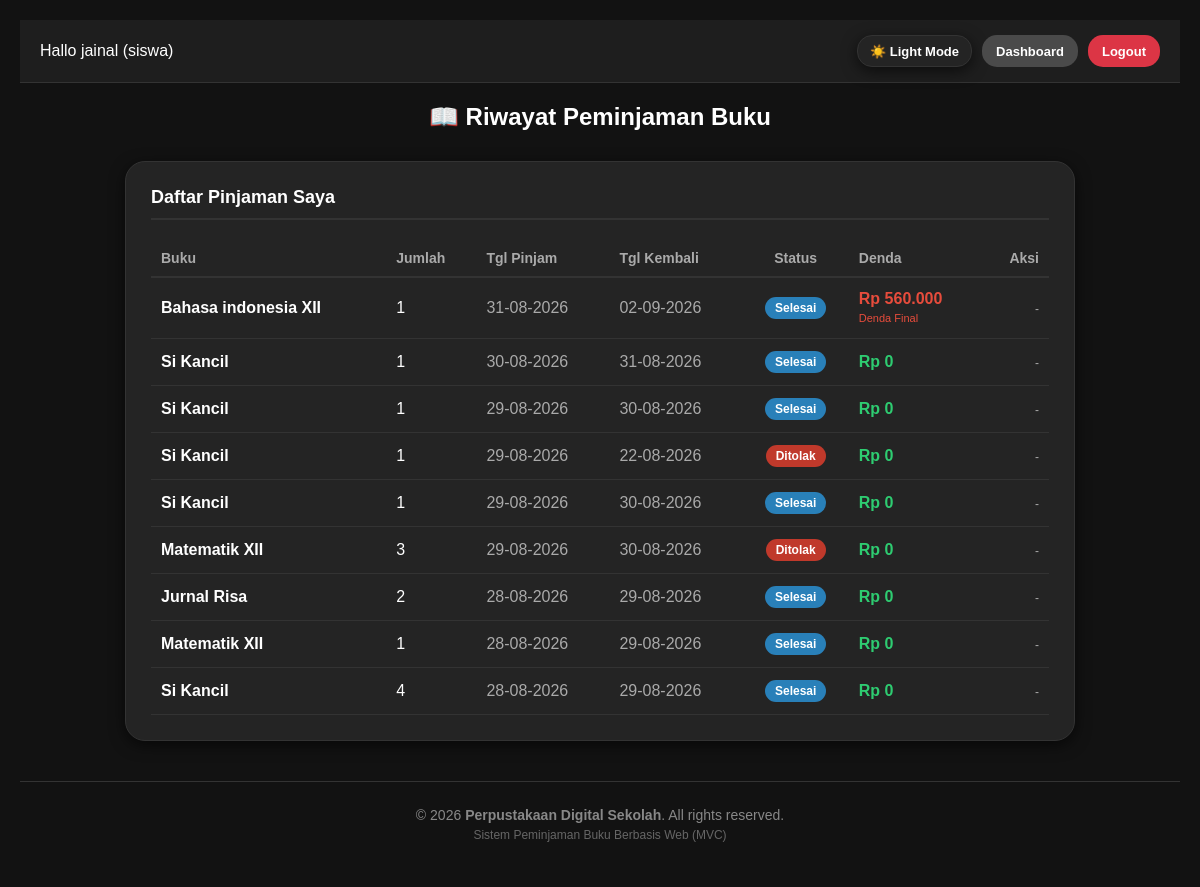
/index.php?page=siswa&action=riwayat (signed in), run on the app's committed database.
### tables this page shows
CREATE TABLE `peminjaman` (
  `id_pinjam` int(11) NOT NULL,
  `id_user` int(11) NOT NULL,
  `id_buku` int(11) NOT NULL,
  `jumlah` int(11) NOT NULL DEFAULT 1,
  `tgl_pinjam` date NOT NULL,
  `tanggal_kembali_rencana` date DEFAULT NULL,
  `tanggal_dikembalikan` date DEFAULT NULL,
  `tgl_kembali` date NOT NULL,
  `status` enum('menunggu','dipinjam','selesai','ditolak') DEFAULT 'menunggu',
  `denda` int(11) DEFAULT 0
);

CREATE TABLE `buku` (
  `id_buku` int(11) NOT NULL,
  `nama_buku` varchar(150) NOT NULL,
  `id_kategori` int(11) NOT NULL,
  `stok` int(11) NOT NULL DEFAULT 0,
  `gambar` varchar(255) DEFAULT NULL
);

### controllers/SiswaController.php (called while the page is built, shortened)
<?php
require_once 'models/PinjamModel.php';
class SiswaController {
    private $pinjamModel;
    public function __construct() {
        $database = new Database();
        $this->db = $database->getConnection();
        $this->pinjamModel = new PinjamModel($this->db);
    }
    public function riwayat() {
        $id_user = $_SESSION['user']['id_user'];
        $riwayatList = $this->pinjamModel->getPinjamanByUserId($id_user);
        require_once 'views/siswa/riwayat.php';
    }
}

### config/Database.php (called while the page is built, shortened)
<?php
class Database {
    private $host = "localhost";
    private $user = "root";
    private $pass = "";
    private $dbname = "db_pembuku";
    public function getConnection() {
        $this->conn = null;
        try {
            $this->conn = new PDO("mysql:host=" . $this->host . ";dbname=" . $this->dbname, $this->user, $this->pass);
            $this->conn->setAttribute(PDO::ATTR_ERRMODE, PDO::ERRMODE_EXCEPTION);
        } catch(PDOException $exception) {
            echo "Connection error: " . $exception->getMessage();
        }
        return $this->conn;
    }
}

### models/PinjamModel.php (called while the page is built, shortened)
<?php
class PinjamModel {
    private $conn;
    private $table = 'peminjaman';
    public function __construct($db) {
        $this->conn = $db;
    }
    public function getPinjamanByUserId($id_user) {
    $query = "SELECT p.*, b.nama_buku
              FROM " . $this->table . " p
              JOIN buku b ON p.id_buku = b.id_buku
              WHERE p.id_user = :id_user
              ORDER BY p.id_pinjam DESC";
    $stmt = $this->conn->prepare($query);
    $stmt->bindParam(':id_user', $id_user);
    $stmt->execute();
    return $stmt->fetchAll(PDO::FETCH_ASSOC);
}
}

### views/siswa/riwayat.php (the view, shortened to what this page needs)
<?php include 'views/layout/header.php'; ?>
<div class="header-bar">
    <div style="color: var(--text-main); font-weight: 500;">Hallo <?= htmlspecialchars($_SESSION['user']['nama']); ?> (siswa)</div>
    <div style="display: flex; align-items: center; gap: 10px;">
        <button id="themeToggle" class="theme-toggle-btn" onclick="toggleTheme()">🌙 Dark Mode</button>
        <a href="index.php?page=siswa&action=dashboard" class="btn btn-blue" style="height: 32px; box-sizing: border-box;">Dashboard</a>
        <a href="index.php?page=logout" class="btn btn-red" style="height: 32px; box-sizing: border-box;">Logout</a>
    </div>
</div>
<h2 style="text-align:center; margin-bottom: 30px; color: var(--text-main);">📖 Riwayat Peminjaman Buku</h2>
<div class="card" style="max-width: 950px; margin: 0 auto;">
    <div style="margin-bottom: 20px; border-bottom: 2px solid var(--border-color); padding-bottom: 10px;">
        <h3 style="margin: 0; font-size: 18px; color: var(--text-main);">Daftar Pinjaman Saya</h3>
    </div>
    <div class="table-container">
        <table style="width: 100%; border-collapse: collapse;">
            <thead>
                <tr style="color: var(--table-header-color); font-size: 14px; text-align: left; border-bottom: 2px solid var(--border-color);">
                    <th style="padding: 10px;">Buku</th>
                    <th style="padding: 10px;">Jumlah</th>
                    <th style="padding: 10px;">Tgl Pinjam</th>
                    <th style="padding: 10px;">Tgl Kembali</th>
                    <th style="padding: 10px; text-align: center;">Status</th>
                    <th style="padding: 10px;">Denda</th>
                    <th style="padding: 10px; text-align: right;">Aksi</th>
                </tr>
            </thead>
            <tbody>
                <?php if (!empty($riwayatList)): ?>
                    <?php foreach ($riwayatList as $r): ?>
                    <?php
                        $denda_tampil = 0;
                        $ket_denda = '';
                        if ($r['status'] === 'dipinjam' && !empty($r['tgl_kembali'])) {
                            $tgl_kembali = new DateTime($r['tgl_kembali']);
                            $tgl_sekarang = new DateTime(date('Y-m-d'));
                            if ($tgl_sekarang > $tgl_kembali) {
                                $selisih = $tgl_sekarang->diff($tgl_kembali);
                                $hari_terlambat = $selisih->days;
                                $denda_tampil = $hari_terlambat * 10000;
                                $ket_denda = 'Terlambat ' . $hari_terlambat . ' hari';
                            }
                        } else {
                            $denda_tampil = $r['denda'] ?? 0;
                            if ($denda_tampil > 0) {
                                $ket_denda = 'Denda Final';
                            }
                        }
                    ?>
                    <tr style="border-bottom: 1px solid var(--table-border);">
                        <td style="padding: 12px 10px; font-weight: bold; color: var(--text-main);"><?= htmlspecialchars($r['nama_buku']); ?></td>
                        <td style="padding: 12px 10px; color: var(--text-main);"><?= $r['jumlah']; ?></td>
                        <td style="padding: 12px 10px; color: var(--text-muted);"><?= !empty($r['tgl_pinjam']) ? date('d-m-Y', strtotime($r['tgl_pinjam'])) : '-'; ?></td>
                        <td style="padding: 12px 10px; color: var(--text-muted);"><?= !empty($r['tgl_kembali']) ? date('d-m-Y', strtotime($r['tgl_kembali'])) : '-'; ?></td>
                        <td style="padding: 12px 10px; text-align: center;">
                            <span class="status-badge status-<?= strtolower($r['status']); ?>">
                                <?= htmlspecialchars($r['status']); ?>
                            </span>
                        </td>
                        <td style="padding: 12px 10px;">
                            <?php if ($denda_tampil > 0): ?>
                                <span style="color: #e74c3c; font-weight: bold;">
                                    Rp <?= number_format($denda_tampil, 0, ',', '.'); ?>
                                </span>
                                <?php if ($ket_denda): ?>
                                    <br><small style="color: #e74c3c; font-size: 11px;"><?= $ket_denda; ?></small>
                                <?php endif; ?>
                            <?php else: ?>
                                <span style="color: #2ecc71; font-weight: bold;">Rp 0</span>
                            <?php endif; ?>
                        </td>
                        <td style="padding: 12px 10px; text-align: right;">
                            <?php if ($r['status'] === 'dipinjam'): ?>
                                <a href="index.php?page=siswa&action=kembalikanBuku&id=<?= $r['id_pinjam']; ?>"
                                   class="btn-return"
                                   onclick="return confirm('Apakah Anda yakin ingin mengembalikan buku ini?');">
                                   Kembalikan
                                </a>
                            <?php else: ?>
                                <span style="color: var(--text-muted); font-size: 12px;">-</span>
                            <?php endif; ?>
                        </td>
                    </tr>
                    <?php endforeach; ?>
                <?php else: ?>
                    <tr>
                        <td colspan="7" style="text-align: center; color: var(--text-muted); padding: 25px;">Belum ada riwayat peminjaman.</td>
                    </tr>
                <?php endif; ?>
            </tbody>
        </table>
    </div>
</div>
<?php include 'views/layout/footer.php'; ?>

### views/layout/header.php (style rules this page uses)
body { background-color: #1a1a1a; color: #ffffff; font-family: 'Segoe UI', Tahoma, Geneva, Verdana, sans-serif; margin: 0; padding: 20px; }
:root { --bg-body: #f8f9fa; --bg-card: #ffffff; --bg-header: #ffffff; --text-main: #333333; --text-muted: #6c757d; --border-color: #e0e0e0; --input-bg: #ffffff; --input-border: #ced4da; --input-text: #495057; --input-placeholder: #adb5bd; --table-border: #e9ecef; --table-header-color: #495057; --cover-placeholder-bg: #e9ecef; --btn-nav-bg: #e9ecef; --btn-nav-text: #495057; --btn-nav-hover: #dee2e6; --btn-blue-bg: #007bff; --btn-blue-hover: #0056b3; --shadow: 0 4px 15px rgba(0, 0, 0, 0.05); }
[data-theme="dark"] { --bg-body: #121212; --bg-card: #242424; --bg-header: #1e1e1e; --text-main: #ffffff; --text-muted: #aaa; --border-color: #333333; --input-bg: #7d7d7d; --input-border: transparent; --input-text: #ffffff; --input-placeholder: #d1d1d1; --table-border: #333333; --table-header-color: #aaa; --cover-placeholder-bg: #444444; --btn-nav-bg: #34495e; --btn-nav-text: white; --btn-nav-hover: #2c3e50; --btn-blue-bg: #4a4a4a; --btn-blue-hover: #666666; --shadow: 0 4px 15px rgba(0, 0, 0, 0.6); }
body { background-color: var(--bg-body); color: var(--text-main); font-family: Arial, sans-serif; margin: 0; transition: background-color 0.3s, color 0.3s; }
.card { background-color: var(--bg-card); border: 1px solid var(--border-color); border-radius: 20px; box-shadow: var(--shadow); padding: 20px; box-sizing: border-box; transition: background-color 0.3s, border-color 0.3s; }
.header-bar { display: flex; justify-content: space-between; align-items: center; padding: 15px 20px; background: var(--bg-header); border-bottom: 1px solid var(--border-color); margin-bottom: 20px; transition: background-color 0.3s, border-color 0.3s; }
.status-badge { padding: 3px 8px; border-radius: 10px; font-size: 11px; font-weight: bold; text-transform: capitalize; }
.status-selesai { background-color: #2980b9; color: #fff; }
.status-ditolak { background-color: #c0392b; color: #fff; }
.btn-blue { background-color: var(--btn-blue-bg); color: white; border: none; padding: 6px 18px; border-radius: 15px; text-decoration: none; font-size: 13px; font-weight: bold; cursor: pointer; transition: opacity 0.2s; }
.btn-red { background-color: #dc3545; color: white; border: none; padding: 6px 14px; border-radius: 15px; text-decoration: none; font-size: 13px; font-weight: bold; display: inline-flex; align-items: center; cursor: pointer; transition: opacity 0.2s; }
.theme-toggle-btn { background-color: var(--bg-card); color: var(--text-main); border: 1px solid var(--border-color); padding: 6px 12px; border-radius: 15px; cursor: pointer; font-size: 13px; font-weight: bold; box-shadow: var(--shadow); transition: background-color 0.2s; }

### data on the page
peminjaman: id_buku.nama_buku "Bahasa indonesia XII", jumlah "1", tgl_pinjam "31-08-2026", tgl_kembali "02-09-2026", status "Selesai", denda "560.000", denda "Denda Final"
peminjaman: id_buku.nama_buku "Si Kancil", jumlah "1", tgl_pinjam "30-08-2026", tgl_kembali "31-08-2026", status "Selesai", denda "Rp 0"
peminjaman: id_buku.nama_buku "Si Kancil", jumlah "1", tgl_pinjam "29-08-2026", tgl_kembali "30-08-2026", status "Selesai", denda "Rp 0"
peminjaman: id_buku.nama_buku "Si Kancil", jumlah "1", tgl_pinjam "29-08-2026", tgl_kembali "22-08-2026", status "Ditolak", denda "Rp 0"
peminjaman: id_buku.nama_buku "Si Kancil", jumlah "1", tgl_pinjam "29-08-2026", tgl_kembali "30-08-2026", status "Selesai", denda "Rp 0"
peminjaman: id_buku.nama_buku "Matematik XII", jumlah "3", tgl_pinjam "29-08-2026", tgl_kembali "30-08-2026", status "Ditolak", denda "Rp 0"
peminjaman: id_buku.nama_buku "Jurnal Risa", jumlah "2", tgl_pinjam "28-08-2026", tgl_kembali "29-08-2026", status "Selesai", denda "Rp 0"
peminjaman: id_buku.nama_buku "Matematik XII", jumlah "1", tgl_pinjam "28-08-2026", tgl_kembali "29-08-2026", status "Selesai", denda "Rp 0"
peminjaman: id_buku.nama_buku "Si Kancil", jumlah "4", tgl_pinjam "28-08-2026", tgl_kembali "29-08-2026", status "Selesai", denda "Rp 0"

### other printed values
$_SESSION['user']['nama'] "jainal"
